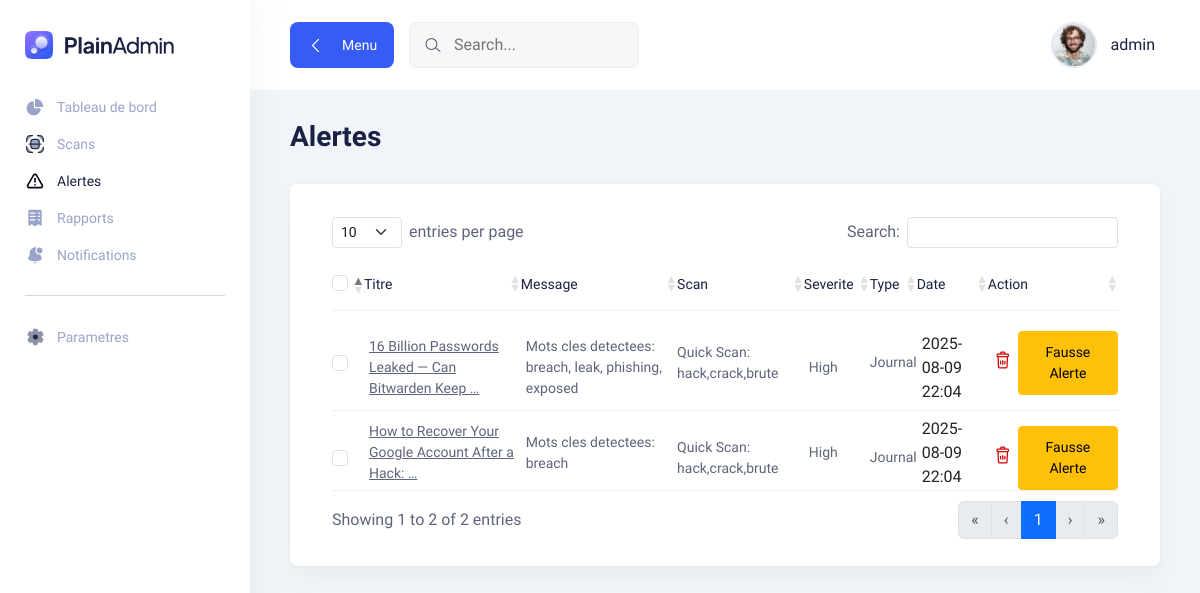
Screenshot of /alerts/ (signed in) with the database file from the repository.
### main/models.py (models this page shows, shortened)
class Alert(models.Model):
    result = models.OneToOneField(ScanResult, related_name='alert', on_delete=models.CASCADE)
    alert_date = models.DateTimeField(auto_now_add=True)
    severity = models.CharField(max_length=10, choices=[('low', 'Low'), ('medium', 'Medium'), ('high', 'High')])
    message = models.TextField(null=True, blank=True)
    resolved = models.BooleanField(default=False)

class ScanResult(models.Model):
    scan = models.ForeignKey(Scan, related_name='results', on_delete=models.CASCADE)
    date_posted = models.DateTimeField()
    source = models.TextField()
    details = models.TextField()

class Journal(ScanResult):
    titre = models.CharField(max_length=200)
    auteur = models.CharField(max_length=100)

class ScanResult(models.Model):
    scan = models.ForeignKey(Scan, related_name='results', on_delete=models.CASCADE)
    date_posted = models.DateTimeField()
    source = models.TextField()
    details = models.TextField()

class Scan(models.Model):
    name = models.CharField(max_length=100, null=True)
    sites = models.ManyToManyField(Sites, related_name='scans')
    schedule = models.ForeignKey(ScanSchedule, related_name='scans', on_delete=models.SET_NULL, null=True, blank=True)
    scan_start_date = models.DateTimeField(auto_now_add=True)
    scan_end_date = models.DateTimeField(null=True, blank=True)
    status = models.CharField(max_length=20, choices=[('pending', 'Pending'), ('completed', 'Completed'), ('failed', 'Failed')])
    keywords = models.TextField(null=True, blank=True)

### main/views.py (the view)
# urls.py: path('alerts/', login_required(alerts), name='alerts'),
def alerts(request):
    alerts = Alert.objects.filter(resolved=False, false_alerts__isnull=True).order_by('-alert_date')
    return render(request, 'main/alerts.html', {'alerts': alerts})

### main/templates/main/alerts.html (shortened to what this page needs)
{% extends 'main/blank_page.html' %}
{% load static i18n %}
{% block alertes_active %}active{% endblock %}
{% block page_content %}
<div class="title-wrapper pt-30">
    <div class="row align-items-center">
        <div class="col-md-6">
            <div class="title">
                <h2>{% trans "Alertes" %}</h2>
            </div>
        </div>
    </div>
</div>
<div class="tables-wrapper">
    <div class="row">
        <div class="col-lg-12">
            <div class="card-style mb-30">
                <div class="table-wrapper table-responsive">
                    <table class="table" id="results-table">
                        <thead>
                        <tr>
                            <th>
                            <input type="checkbox" class="form-check-input select-all" id="select-all-alerts" />
                            </th>
                            <th>
                            <h6>Titre</h6>
                            </th>
                            <th>
                                <h6>{% trans "Message" %}</h6>
                            </th>
                            <th>
                                <h6>{% trans "Scan" %}</h6>
                            </th>
                            <th>
                            <h6>Severite</h6>
                            </th>
                            <th>
                            <h6>Type</h6>
                            </th>
                            <th>
                            <h6>Date</h6>
                            </th>
                            <th>
                            <h6>Action</h6>
                            </th>
                        </tr>
                        </thead>
                        <tbody>
                        {% for alert in alerts %}
                        <tr>
                            <td>
                                <input
                                    type="checkbox"
                                    class="select-row form-check-input"
                                    id="alert-{{ alert.id }}"
                                />
                            </td>
                            <td class="min-width">
                                <p style="text-decoration: underline;">
                                    {% if alert.result.journal %}
                                    {{ alert.result.journal.titre|truncatechars:50|default:"<span class='text-muted'>---</span>"|safe }}
                                    {% else %}
                                    <span class="text-muted">---</span>
                                    {% endif %}
                                </p>
                            </td>
                            <td class="min-width">
                                <p>
                                    {% if alert.message %}
                                    {{ alert.message|truncatechars:100|default:"<span class='text-muted'>---</span>"|safe }}
                                    {% else %}
                                    <span class="text-muted">---</span>
                                    {% endif %}
                                </p>
                            </td>
                            <td>
                                <p>
                                    {{ alert.result.scan.name|default:"<span class='text-muted'>---</span>"|safe }}
                                </p>
                            </td>
                            <td class="min-width">
                                <p>
                                    {{ alert.severity|capfirst }}
                                </p>
                            </td>
                            <td>
                                <p>
                                    {% if alert.result.journal %}
                                    {% trans "Journal" %}
                                    {% else %}
                                    <span class="text-muted">---</span>
                                    {% endif %}
                                </p>
                            </td>
                            <td class="min-width">
                                {{ alert.alert_date|date:"Y-m-d H:i" }}
                            </td>
                            <td>
                                <div class="d-flex flex-row justify-content-between align-items-center">
                                    <div class="action">
                                        <button
                                            class="text-danger"
                                            data-bs-toggle="modal"
                                            data-bs-target="#deleteModal"
                                            data-id="{{ alert.id }}"
                                            data-type="alert"
                                            onclick="document.getElementById('deleteForm').setAttribute('action', '/alerts/' + this.getAttribute('data-id') + '/delete/');"
                                        >
                                            <i class="lni lni-trash-can"></i>
                                        </button>
                                    </div>
                                    <button
                                        type="button"
                                        class="btn btn-warning btn-sm false-alert-btn"
                                        data-bs-toggle="modal"
                                        data-bs-target="#falseAlertModal"
                                        data-id="{{ alert.id }}"
                                        onclick="document.getElementById('falseAlertForm').setAttribute('action', '/alerts/' + this.getAttribute('data-id') + '/mark-false/');"
                                    >
                                        Fausse Alerte
                                    </button>
                                </div>
                            </td>
                        </tr>
                        {% endfor %}
                        </tbody>
                    </table>
                </div>
            </div>
        </div>
    </div>
</div>
{% endblock %}

### main/templates/main/blank_page.html (shortened to what this page needs)
{% load static i18n %}
<!DOCTYPE html>
<html lang="en">
  <head>
    <link rel="stylesheet" href="{% static 'main/assets/css/bootstrap.min.css' %}" />
    <link rel="stylesheet" href="{% static 'main/assets/css/lineicons.css' %}" />
    <link rel="stylesheet" href="{% static 'main/assets/css/materialdesignicons.min.css' %}" />
    <link rel="stylesheet" href="{% static 'main/assets/css/fullcalendar.css' %}" />
    <link rel="stylesheet" href="{% static 'main/assets/css/main.css' %}" />
    <link rel="stylesheet" href="{% static 'main/assets/css/datatables.css' %}" />
  </head>
  <body>
    <aside class="sidebar-nav-wrapper">
      <div class="navbar-logo">
        <a href="index.html">
          <img src="{% static 'main/assets/images/logo/logo.svg' %}" alt="logo" />
        </a>
      </div>
      <nav class="sidebar-nav">
        <ul>
          <li class="nav-item {% block dashboard_active %}{% endblock %}">
            <a href="{% url 'dashboard' %}">
              <span class="icon">
              </span>
              <span class="text">{% trans 'Tableau de bord' %}</span>
            </a>
          </li>
          <li class="nav-item {% block scans_active %}{% endblock %}">
            <a href="{% url 'scans' %}">
              <span class="icon">
              </span>
              <span class="text">{% trans 'Scans' %}</span>
            </a>
          </li>
          <li class="nav-item {% block alertes_active %}{% endblock %}">
            <a href="{% url 'alerts' %}">
              <span class="icon">
              </span>
              <span class="text">{% trans 'Alertes' %}</span>
            </a>
          </li>
          <li class="nav-item {% block rapports_active %}{% endblock %}">
            <a href="{% url 'reports' %}">
              <span class="icon">
              </span>
              <span class="text">{% trans 'Rapports' %}</span>
            </a>
          </li>
          <li class="nav-item {% block notifications_active %}{% endblock %}">
            <a href="{% url 'notifications' %}">
              <span class="icon">
              </span>
              <span class="text">{% trans "Notifications" %}</span>
            </a>
          </li>
          <span class="divider"><hr /></span>
          <li class="nav-item {% block settings_active %}{% endblock %}">
            <a href="{% url 'settings' %}">
              <span class="icon">
              </span>
              <span class="text">{% trans "Parametres" %}</span>
            </a>
          </li>
        </ul>
      </nav>
    </aside>
    <main class="main-wrapper">
      <header class="header">
        <div class="container-fluid">
          <div class="row">
            <div class="col-lg-5 col-md-5 col-6">
              <div class="header-left d-flex align-items-center">
                <div class="menu-toggle-btn mr-15">
                  <button id="menu-toggle" class="main-btn primary-btn btn-hover">
                    <i class="lni lni-chevron-left me-2"></i> Menu
                  </button>
                </div>
                <div class="header-search d-none d-md-flex">
                  <form action="{% url 'quick_scan' %}" method="get">
                  <input type="text" name="keywords" placeholder="Search..." required />
                  <button type="submit">
                      <i class="lni lni-search-alt"></i>
                  </button>
              </form>
                </div>
              </div>
            </div>
            <div class="col-lg-7 col-md-7 col-6">
              <div class="header-right">
                <div class="profile-box ml-15">
                  <button class="dropdown-toggle bg-transparent border-0" type="button" id="profile"
                    data-bs-toggle="dropdown" aria-expanded="false">
                    <div class="profile-info">
                      <div class="info">
                        <div class="image">
                          <img src="{% static 'main/assets/images/profile/profile-image.png' %}" alt="" />
                        </div>
                        <div>
                          <h6 class="fw-500">{{ request.user }}</h6>
                        </div>
                      </div>
                    </div>
                  </button>
                </div>
              </div>
            </div>
          </div>
        </div>
      </header>
      <section class="section">
        <div class="container-fluid">
          {% block page_content %}{% endblock %}
        </div>
      </section>
    </main>
  </body>
</html>

### main/static/main/assets/css/fullcalendar.css (style rules this page uses)
:root { --fc-daygrid-event-dot-width:8px;--fc-list-event-dot-width:10px;--fc-list-event-hover-bg-color:#f5f5f5 }

### main/static/main/assets/css/datatables.css (style rules this page uses)
:root { --dt-row-selected: 13, 110, 253; --dt-row-selected-text: 255, 255, 255; --dt-row-selected-link: 9, 10, 11; --dt-row-stripe: 0, 0, 0; --dt-row-hover: 0, 0, 0; --dt-column-ordering: 0, 0, 0; --dt-header-align-items: center; --dt-html-background: white; }
table.dataTable thead > tr > th.dt-orderable-asc, table.dataTable thead > tr > th.dt-orderable-desc, table.dataTable thead > tr > td.dt-orderable-asc, table.dataTable thead > tr > td.dt-orderable-desc { cursor: pointer; }
table.dataTable th, table.dataTable td { box-sizing: border-box; }
table.dataTable thead th, table.dataTable thead td, table.dataTable tfoot th, table.dataTable tfoot td { text-align: left; }
:root { --dt-header-align-items: flex-end; }
table.table.dataTable { clear: both; margin-bottom: 0; max-width: none; border-spacing: 0; }
table.table.dataTable > :not(caption) > * > * { background-color: var(--bs-table-bg); }
table.table.dataTable > tbody > tr { background-color: transparent; }
div.dt-container div.dt-layout-full > *:only-child { margin-left: auto; margin-right: auto; }

### rows the page displays
Alert: result.journal.titre "16 Billion Passwords Leaked — Can Bitwarden Keep …", message "Mots cles detectees: breach, leak, phishing, exposed", result.scan.name "Quick Scan: hack,crack,brute", severity "High", alert_date "2025-08-09 22:04"
Alert: result.journal.titre "How to Recover Your Google Account After a Hack: …", message "Mots cles detectees: breach", result.scan.name "Quick Scan: hack,crack,brute", severity "High", alert_date "2025-08-09 22:04"

### other values shown
{{ request.user }} "admin"
